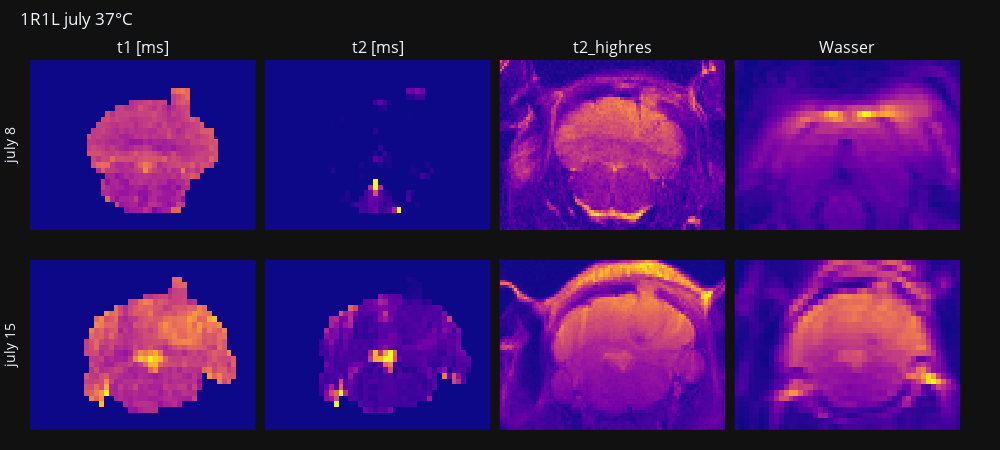

The notebook cell this image was saved under:
### Code cell
fig = make_subplots(rows=2, cols=4, horizontal_spacing=0.01, vertical_spacing=0.08, 
                    subplot_titles=['t1 [ms]', 't2 [ms]', 't2_highres', 'Wasser'])

# for subject_i, subject_dict in enumerate(subject_dicts):
for day_i, subject_dicts in enumerate([subject_dicts_july_ped_tumor_8, subject_dicts_july_ped_tumor_15]):
    row_i = day_i+1
    subject_dict = subject_dicts[subject_i]
    phantom_choice = subject_i+1
    subject_dict['save_name'] = save_name
    glu_mouse_fn = os.path.join(parent_dir, 'data', 'scans', subject_dict['scan_name'], subject_dict['sub_name'])
    
    # import nrrd
    # mask_fn = os.path.join(glu_mouse_fn, 'slicer_masks', 'mask.seg.nrrd')
    # mask = nrrd.read(mask_fn, index_order='C')[0][2, : ,:]
    # print(mask.argmax())
    # print(subject_dict['mask_slice'])
    mask = mask_processor(glu_mouse_fn, subject_dict['resratio'], idx=subject_dict['mask_slice'])

    # crop image
    r_c, c_c = regionprops(mask)[0].centroid
    r_c, c_c = int(r_c), int(c_c)
    bb_r_h = 15
    bb_c_w = 25

    if os.path.exists(os.path.join(glu_mouse_fn, 'slicer_masks', 'tumor.seg.nrrd')):
        tumor_mask, mirror_mask = tumor_masks_processor(glu_mouse_fn, subject_dict['resratio'], subject_dict['mask_slice'])
        tumor_mask = tumor_mask[r_c-bb_r_h:r_c+bb_r_h, c_c-bb_c_w:c_c+bb_c_w]
        mirror_mask = mirror_mask[r_c-bb_r_h:r_c+bb_r_h, c_c-bb_c_w:c_c+bb_c_w]

        tumor_cntr = contour_finder(tumor_mask)  # not accurate needs fixing!
        mirror_cntr = contour_finder(mirror_mask)

    mask = mask[r_c-bb_r_h:r_c+bb_r_h, c_c-bb_c_w:c_c+bb_c_w]

    glu_mouse_fn = os.path.join(parent_dir, 'data', 'scans', subject_dict['scan_name'], subject_dict['sub_name'])
    highres_fn, _, bruker_dataset_highres = bruker_dataset_creator(glu_mouse_fn, txt_file_name, 'T2_MSME_high')
    wassr_fn, _, bruker_dataset_wassr = bruker_dataset_creator(glu_mouse_fn, txt_file_name, 'WASSR')

    # full_mask = subject_dict['roi_mask']
    date = subject_dict['month']
    save_name = subject_dict['save_name']
    sub_name = subject_dict['sub_name']
    temp = subject_dict['temp']
    highres_img_idx = subject_dict['highres_img_idx']
    resratio = subject_dict['resratio']

    # highres_img_idx = 4
    t1 = t1_t2_pixel_reader(glu_phantom_fn=glu_mouse_fn, txt_file_name=txt_file_name, image_idx=3, t_type='t1',
                                   image_file=4)[r_c-bb_r_h:r_c+bb_r_h, c_c-bb_c_w:c_c+bb_c_w]
    t2 = t1_t2_pixel_reader(glu_phantom_fn=glu_mouse_fn, txt_file_name=txt_file_name, image_idx=3, t_type='t2')[r_c-bb_r_h:r_c+bb_r_h, c_c-bb_c_w:c_c+bb_c_w]
    t2_highres = dicom_data_arranger(bruker_dataset_highres, highres_fn).astype(np.float)[highres_img_idx,(r_c-bb_r_h)*resratio:(r_c+bb_r_h)*resratio, (c_c-bb_c_w)*resratio:(c_c+bb_c_w)*resratio]
    wassr = dicom_data_arranger(bruker_dataset_wassr, wassr_fn).astype(np.float)[0,r_c-bb_r_h:r_c+bb_r_h, c_c-bb_c_w:c_c+bb_c_w]

    # Loading the separately acquired water_t1t2-maps
    shift_up, shift_right = subject_dict['t_shift']
    t1 = np.roll(t1, shift=(shift_up, shift_right), axis=(0, 1))
    t2 = np.roll(t2, shift=(shift_up, shift_right), axis=(0, 1))
    t2_highres = np.roll(t2_highres, shift=(shift_up*resratio, shift_right*resratio), axis=(0, 1))

    # Add heatmaps for the three arrays
    heatmap_t1 = go.Heatmap(z=t1*mask, showscale=False, zmin=700, zmax=2400) # 500-2400?
    heatmap_t2 = go.Heatmap(z=t2*mask,showscale=False, zmin=35, zmax=160) # 35-200?
    heatmap_t2_highres = go.Heatmap(z=t2_highres, showscale=False)
    heatmap_wassr = go.Heatmap(z=wassr, showscale=False)


    fig.add_trace(heatmap_t1, row=row_i, col=1)
    fig.add_trace(heatmap_t2, row=row_i, col=2)
    fig.add_trace(heatmap_t2_highres, row=row_i, col=3)
    fig.add_trace(heatmap_wassr, row=row_i, col=4)

fig.update_layout(
    template='plotly_dark',  # Set the theme to plotly dark
    title_text=f"{sub_name} {date} {temp}°C",
    showlegend=False,  # Hide legend
    height=450,
    width=1000,  # Set a width based on your preference
    margin=dict(l=5, r=40, t=60, b=20),  # Adjust top and bottom margins
    title=dict(x=0.02, y=0.97)  # Adjust the title position
)

# Add individual titles and separate colorbars
for i, title in enumerate([1, 2, 3, 4], start=1):
    fig.update_xaxes(row=1, col=i, showgrid=False, showticklabels=False)
    fig.update_xaxes(row=2, col=i, showgrid=False, showticklabels=False)
    fig.update_yaxes(showgrid=False, row=1, col=i, showticklabels=False, autorange='reversed')  # Reverse the y-axis
    fig.update_yaxes(showgrid=False, row=2, col=i, showticklabels=False, autorange='reversed')  # Reverse the y-axis

fig.update_yaxes(title_text='july 8', showgrid=False, row=1, col=1)
fig.update_yaxes(title_text='july 15', showgrid=False, row=2, col=1)
# Show the plot
fig.show()

### Figure 1 — Plotly figure (JSON) as saved in the notebook; plotly's stock layout.template omitted (floating-point values rounded to 4 significant figures; data arrays with more than 128 entries replaced by an {"elided": "..."} marker saying what was removed)
{"data": [{"showscale": false, "z": {"elided": "30x48 float values"}, "zmax": 2400, "zmin": 700, "type": "heatmap", "xaxis": "x", "yaxis": "y"}, {"showscale": false, "z": {"elided": "30x48 float values"}, "zmax": 160, "zmin": 35, "type": "heatmap", "xaxis": "x2", "yaxis": "y2"}, {"showscale": false, "z": {"elided": "60x96 float values"}, "type": "heatmap", "xaxis": "x3", "yaxis": "y3"}, {"showscale": false, "z": {"elided": "30x48 float values"}, "type": "heatmap", "xaxis": "x4", "yaxis": "y4"}, {"showscale": false, "z": {"elided": "30x46 float values"}, "zmax": 2400, "zmin": 700, "type": "heatmap", "xaxis": "x5", "yaxis": "y5"}, {"showscale": false, "z": {"elided": "30x46 float values"}, "zmax": 160, "zmin": 35, "type": "heatmap", "xaxis": "x6", "yaxis": "y6"}, {"showscale": false, "z": {"elided": "60x92 float values"}, "type": "heatmap", "xaxis": "x7", "yaxis": "y7"}, {"showscale": false, "z": {"elided": "30x46 float values"}, "type": "heatmap", "xaxis": "x8", "yaxis": "y8"}], "layout": {"xaxis": {"anchor": "y", "domain": [0.0, 0.2425], "showgrid": false, "showticklabels": false}, "yaxis": {"anchor": "x", "domain": [0.54, 1.0], "showgrid": false, "showticklabels": false, "autorange": "reversed", "title": {"text": "july 8"}}, "xaxis2": {"anchor": "y2", "domain": [0.2525, 0.495], "showgrid": false, "showticklabels": false}, "yaxis2": {"anchor": "x2", "domain": [0.54, 1.0], "showgrid": false, "showticklabels": false, "autorange": "reversed"}, "xaxis3": {"anchor": "y3", "domain": [0.505, 0.7475], "showgrid": false, "showticklabels": false}, "yaxis3": {"anchor": "x3", "domain": [0.54, 1.0], "showgrid": false, "showticklabels": false, "autorange": "reversed"}, "xaxis4": {"anchor": "y4", "domain": [0.7575, 1.0], "showgrid": false, "showticklabels": false}, "yaxis4": {"anchor": "x4", "domain": [0.54, 1.0], "showgrid": false, "showticklabels": false, "autorange": "reversed"}, "xaxis5": {"anchor": "y5", "domain": [0.0, 0.2425], "showgrid": false, "showticklabels": false}, "yaxis5": {"anchor": "x5", "domain": [0.0, 0.46], "showgrid": false, "showticklabels": false, "autorange": "reversed", "title": {"text": "july 15"}}, "xaxis6": {"anchor": "y6", "domain": [0.2525, 0.495], "showgrid": false, "showticklabels": false}, "yaxis6": {"anchor": "x6", "domain": [0.0, 0.46], "showgrid": false, "showticklabels": false, "autorange": "reversed"}, "xaxis7": {"anchor": "y7", "domain": [0.505, 0.7475], "showgrid": false, "showticklabels": false}, "yaxis7": {"anchor": "x7", "domain": [0.0, 0.46], "showgrid": false, "showticklabels": false, "autorange": "reversed"}, "xaxis8": {"anchor": "y8", "domain": [0.7575, 1.0], "showgrid": false, "showticklabels": false}, "yaxis8": {"anchor": "x8", "domain": [0.0, 0.46], "showgrid": false, "showticklabels": false, "autorange": "reversed"}, "annotations": [{"font": {"size": 16}, "showarrow": false, "text": "t1 [ms]", "x": 0.1212, "xanchor": "center", "xref": "paper", "y": 1.0, "yanchor": "bottom", "yref": "paper"}, {"font": {"size": 16}, "showarrow": false, "text": "t2 [ms]", "x": 0.3738, "xanchor": "center", "xref": "paper", "y": 1.0, "yanchor": "bottom", "yref": "paper"}, {"font": {"size": 16}, "showarrow": false, "text": "t2_highres", "x": 0.6262, "xanchor": "center", "xref": "paper", "y": 1.0, "yanchor": "bottom", "yref": "paper"}, {"font": {"size": 16}, "showarrow": false, "text": "Wasser", "x": 0.8788, "xanchor": "center", "xref": "paper", "y": 1.0, "yanchor": "bottom", "yref": "paper"}], "title": {"text": "1R1L july 37°C", "x": 0.02, "y": 0.97}, "margin": {"l": 5, "r": 40, "t": 60, "b": 20}, "showlegend": false, "height": 450, "width": 1000}}
